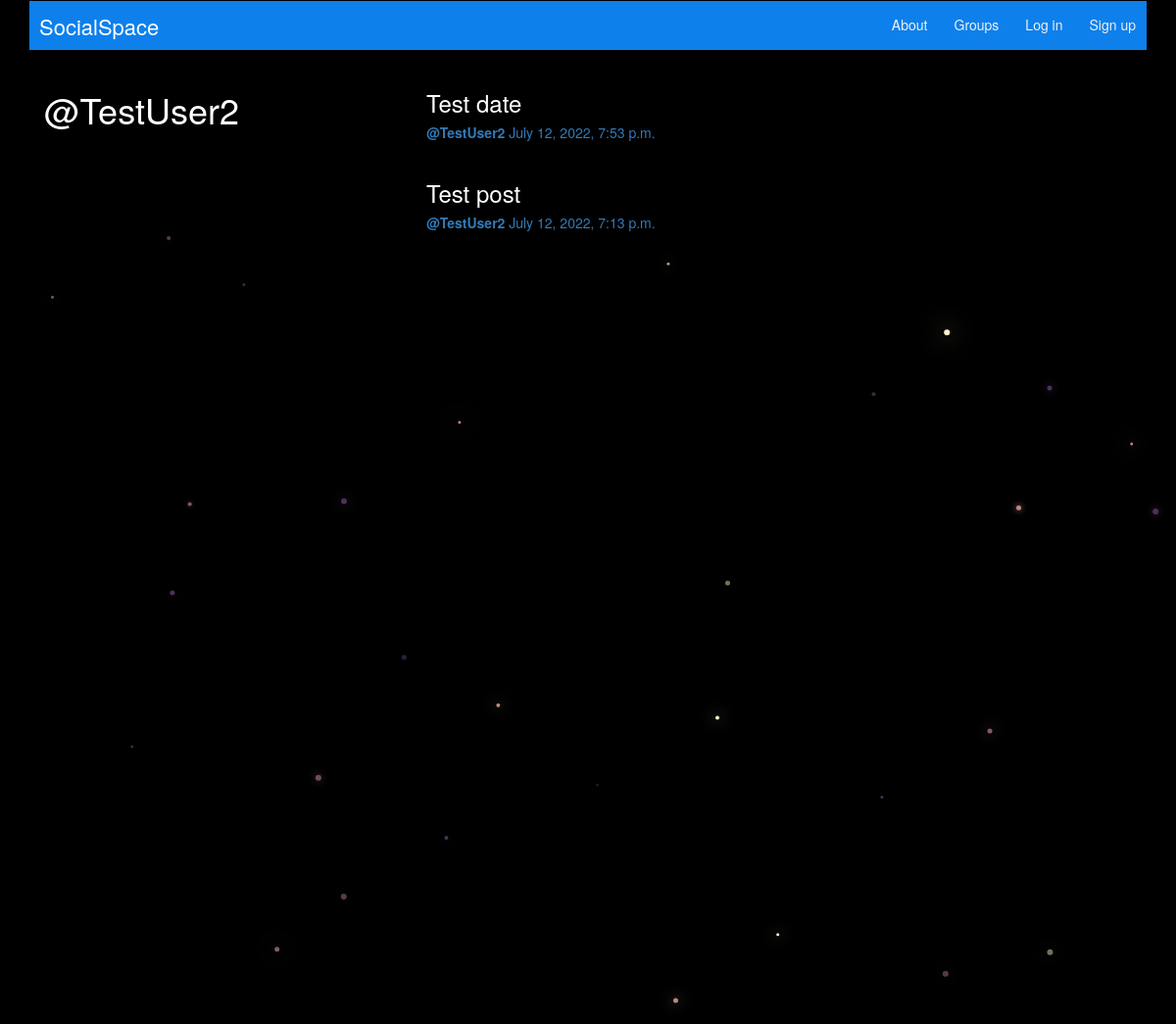
Page /posts/by/TestUser2 on the committed database.
### posts/models.py (models this page shows, shortened)
class Post(models.Model):
    user = models.ForeignKey(User, related_name="posts", on_delete=models.DO_NOTHING)
    created_at = models.DateTimeField(auto_now=True)
    message = models.TextField()
    message_html = models.TextField(editable=False)
    group = models.ForeignKey(Group, related_name="posts",null=True, blank=True, on_delete=models.DO_NOTHING)
    class Meta:
        ordering = ["-created_at"]
        unique_together = ["user", "message"]

### posts/views.py (the view)
# urls.py: url(r"^by/(?P<username>[-\w]+)", views.UserPosts.as_view(), name = "for_user"),
class UserPosts(generic.ListView):
    model = models.Post
    template_name = "posts/user_post_list.html"
    def get_queryset(self):
        try:
            self.post_user = User.objects.prefetch_related("posts").get(username__iexact=self.kwargs.get("username"))
        except User.DoesNotExist:
            raise Http404
        else:
            return self.post_user.posts.all()
    def get_context_data(self, **kwargs):
        context = super().get_context_data(**kwargs)
        context["post_user"] = self.post_user
        return context

### posts/templates/posts/user_post_list.html
{% extends "posts/post_base.html" %}
{% block prepost %}
  <div class="col-md-4">
    <h1>@{{ post_user.username }}</h1>
  </div>
{% endblock %}
{% block post_content %}
  <div class="col-md-8">
    {% for post in post_list %}
      {% include "posts/_post.html" %}
    {% endfor %}
  </div>
{% endblock %}

### posts/templates/posts/_post.html (shortened to what this page needs)
<div class="post media">
  <h3>{{ post.message_html|safe }}</h3>
  <div class="media-body">
    <h5 class="media-heading">
      <span class="username">
        <a href="{% url 'posts:for_user' username=post.user.username %}"><strong>@{{ post.user.username }}</strong></a>
      </span>
      <time class="time">
        <a href="{% url 'posts:single' username=post.user.username pk=post.pk %}">{{ post.created_at }}</a>
      </time>
    </h5>
  </div>
</div>

### static/socialspace/css/master.css (style rules this page uses)
* { box-sizing: border-box; }
body { margin: 0; overflow: hidden; background-color: black; color:white; }

### rows in the picture
Post: message_html "Test date", user.username "TestUser2", created_at "July 12, 2022, 7:53 p.m."
Post: message_html "Test post", user.username "TestUser2", created_at "July 12, 2022, 7:13 p.m."

### other values in the picture
{{ post_user.username }} "TestUser2"
